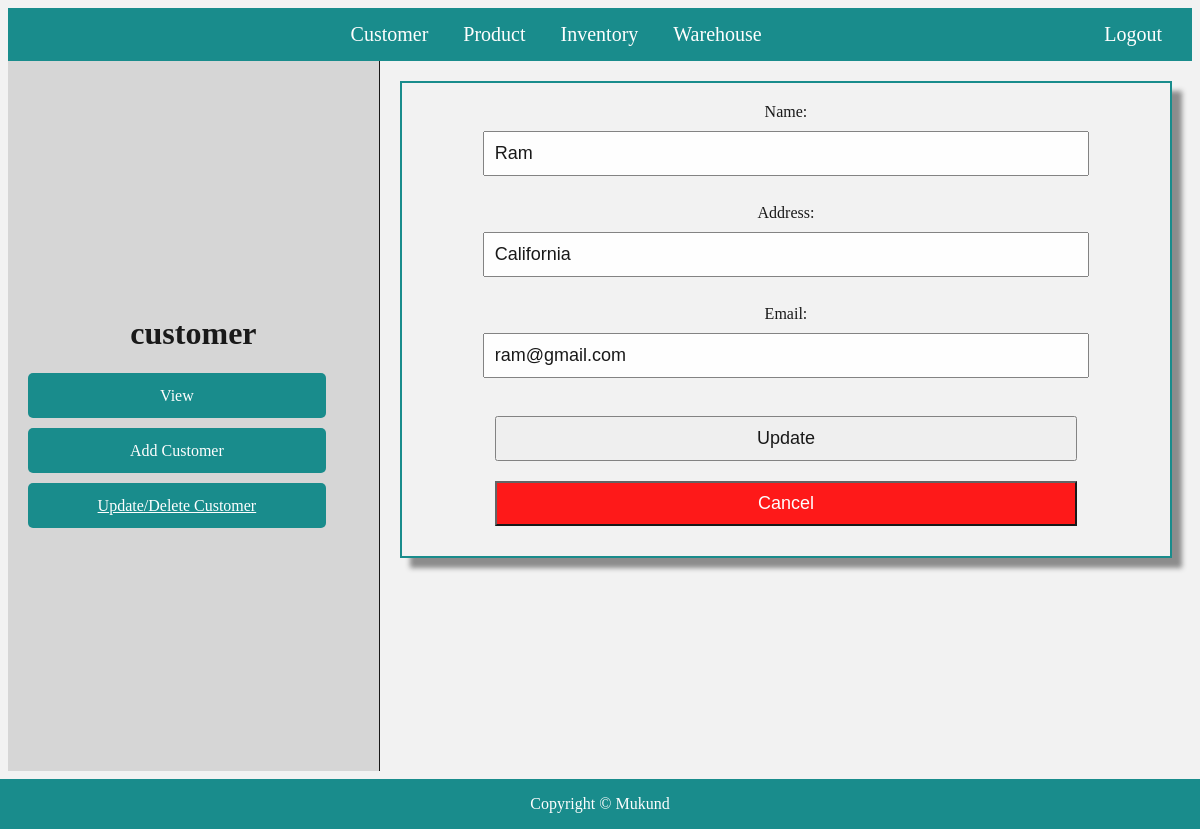
The page /admin/customer/update.php?CustomerID=1 on the database its author committed.
### tables this page shows
CREATE TABLE Customers (
    CustomerID INT AUTO_INCREMENT,
    Name VARCHAR(255),
    Address VARCHAR(255),
    Email VARCHAR(255),
	PRIMARY KEY(CustomerID)
);

### admin/customer/update.php (the view, shortened to what this page needs)
<!DOCTYPE html>
<html>
<head>
    <link rel="stylesheet" href="admindashboard.css">
     <link rel="stylesheet" href="customer.css">
     <link rel="stylesheet" href="form.css">
</head>
<body>
    <div class="navbar">
         <a href="customer.php">Customer</a>
        <a href="../product/product.php">Product</a>
        <a href="../inventory/inventory.php">Inventory</a>
        <a href="../warehouse/warehouse.php">Warehouse</a>
        <a href="logout.php" class="logout">Logout</a>
    </div>
    <div class="main">
        <div class="sidebar">
            <h1 style="display: block; text-align: center;">customer</h1>
            <a href="customerview.php">View</a>
            <a href="addcustomer.php" >Add Customer</a>
            <a href="update_delete_view.php" class="active">Update/Delete Customer</a>
        </div>
       <?php
       include("connection.php");
        $CustomerID=$_GET['CustomerID'];
         $query="select * from Customers where CustomerID ='$CustomerID'";
        $data=mysqli_query($con,$query);
         $row=mysqli_fetch_array($data);
       ?>
        <div class="content">
            <form action="" method="post">
                <label for="name">Name:</label>
                <input type="text" id="name" name="name" value="<?php echo $row['Name'] ?>"><br>
                <label for="address">Address:</label>
                <input type="text" id="address" name="address" value="<?php echo $row['Address'] ?>"><br>
                <label for="email">Email:</label>
                <input type="text" id="email" name="email" value="<?php echo $row['Email'] ?>"><br>
                <input type="submit" value="Update" name="Update">
                <button id="button"><a href="update_delete_view.php">Cancel</a></button>
            </form>
        </div>
    </div>
    <div class="footer">
        <p>Copyright © Mukund</p>
    </div>
</body>
</html>

### admin/customer/admindashboard.css (style rules this page uses)
body { background-color: #f2f2f2; opacity: 0.9; z-index: -1; }
.navbar { background-color: #008080; color: white; padding: 15px; text-align: center; font-size: 20px; }
.navbar a { color: white; text-decoration: none; margin: 0 15px; }
.logout { color: red; float: right; }
.main { display: flex; justify-content: space-around; padding: 0px; padding-bottom: 50px; }
.sidebar { width: 30%; border-right: 1px solid #000; padding: 20px; height: calc(100vh - 130px); background-color: #d3d3d3; }
.content { width: 70%; padding: 20px; }
.footer { position: fixed; left: 0; bottom: 0; width: 100%; background-color: #008080; color: white; text-align: center; }

### admin/customer/customer.css (style rules this page uses)
.sidebar { width: 30%; border-right: 1px solid #000; display: flex; flex-direction: column; justify-content: center; padding: 20px; height: calc(100vh - 130px); background-color: #d3d3d3; }
.sidebar a { display: block; width: 90%; border: none; text-align: center; text-decoration: none; border-radius: 5px; padding: 0px; margin-bottom: 10px; background-color: #008080; color: white; cursor: pointer; line-height: 45px; }

### admin/customer/form.css (style rules this page uses)
form { display: flex; flex-direction: column; border: 2px solid #008080; padding: 20px; height: auto; box-shadow: 10px 10px 5px grey; background-color: #f2f2f2; align-items: center; }
#button { background-color: red; cursor: pointer; }
#button a { color: white !important; text-decoration: none !important; cursor: pointer; }
input[type="text"], input[type="email"], input[type="submit"] ,button { width: 80%; margin: 10px 0; padding: 10px; font-size: 18px; }

### admin/customer/update.php (style rules this page uses)
.active { text-decoration : underline !important; }
#button a { color: white !important; text-decoration: none !important; cursor: pointer; }

### rows shown on the page
customers: name "Ram", address "California", email "ram@gmail.com"
